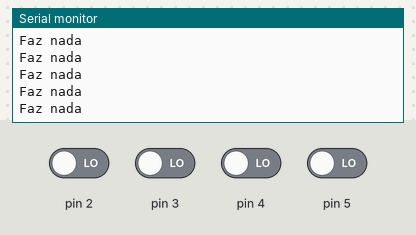
Simulated run of this program. Board: Arduino Uno, built with avr-gcc and run on an emulated ATmega328P. Shown: the last lines printed to the serial monitor. The test bench sets the inputs (shaded band); at power-on: pin 2–5 LOW.

Above: at 1.2 s.
1.3 s: pin 2 driven HIGH and pin 3 driven HIGH
At 2.0 s:
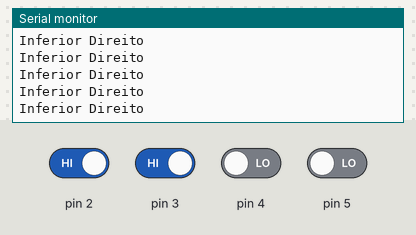
3.2 s: pin 4 driven HIGH
At 3.9 s:
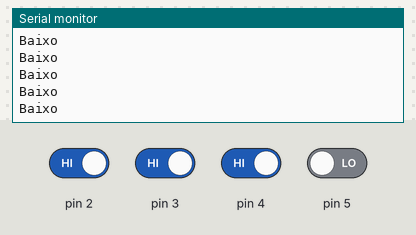
5.1 s: pin 3 driven LOW
At 5.6 s:
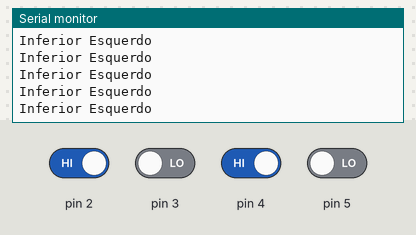
7.0 s: pin 5 driven HIGH
At 7.6 s:
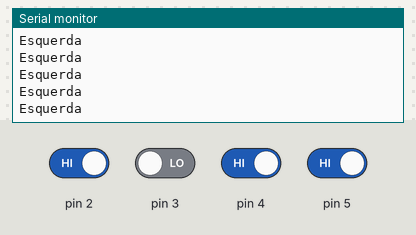
8.9 s: pin 2 driven LOW
At 9.5 s:
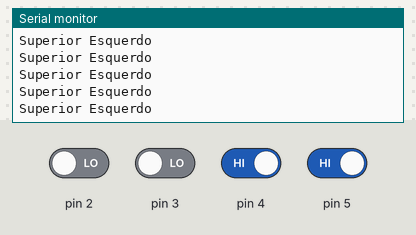
10.8 s: pin 2 driven HIGH
At 11.7 s:
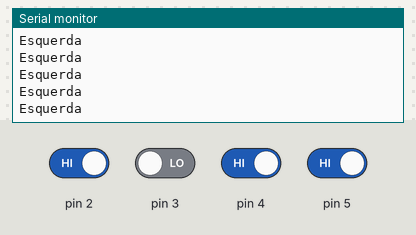

Measured:
- after the input at 1.3 s, the serial monitor: prints a new line after 0.07 s (image 1)
- after the input at 3.2 s, the serial monitor: prints a new line after 0.08 s (image 2)
- after the input at 5.1 s, the serial monitor: prints a new line after 0.07 s (image 3)
- after the input at 7.0 s, the serial monitor: prints a new line after 0.08 s (image 4)
- after the input at 8.9 s, the serial monitor: prints a new line after 0.08 s (image 5)

The program:

main.cpp
```cpp
#include <Arduino.h>

// Struck + Array + Enum + FOR- 4 Botões

typedef enum Opcao
{
  Faz_Nada = 0,
  Botao_Cima,
  Botao_Esquerda,
  Botao_Direita,
  Botao_Baixo,
  Botao_Superior_Esquerda,
  Botao_Superior_Direita,
  Botao_Inferior_Esquerda,
  Botao_Inferior_Direita

};

typedef enum enum_Botoes
{
  Cima = 0,
  Esquerda,
  Direita,
  Baixo,
  Total// contar botões
};


typedef struct Botao
{
  int estado;
  int periferico;

};
// Botao cima
// Botao esquerda
// Botao direita
// Botao baixo
Botao Botoes [Total];

int opcao = 0;

void setup()
{
//inicializar
Botoes[Cima].periferico = 2;
Botoes[Esquerda].periferico = 3;
Botoes[Direita].periferico = 4;
Botoes[Baixo].periferico = 5;

//ciclo
  //inicializar o estado a LOW
  //configurar
for(int indice =0; indice<Total; indice++)
{
Botoes[indice].estado =LOW;
// otimizou e automatizou os "pinmodes"
pinMode(Botoes[indice].periferico, INPUT);
}

Serial.begin (9600);
}

void loop( )
{
// testar se os 2 botoes não estao pressionados
if(digitalRead(Botoes[Cima].periferico)== HIGH && digitalRead(Botoes[Esquerda].periferico)==HIGH && digitalRead(Botoes[Direita].periferico)==HIGH && digitalRead(Botoes[Baixo].periferico)==HIGH)
{
  opcao = Faz_Nada;
}
  // testar se o botão Cima está a ser pressionado
if(digitalRead(Botoes[Cima].periferico) == LOW && digitalRead(Botoes[Esquerda].periferico)==HIGH && digitalRead(Botoes[Direita].periferico)==HIGH && digitalRead(Botoes[Baixo].periferico)==HIGH)
{
  opcao = Botao_Cima;
}

  // testar se o botão Esquerdo está a ser pressionado
if(digitalRead(Botoes[Cima].periferico) == HIGH && digitalRead(Botoes[Esquerda].periferico) == LOW && digitalRead(Botoes[Direita].periferico) == HIGH && digitalRead(Botoes[Baixo].periferico) == HIGH)
{
  opcao = Botao_Esquerda;
}

// testar se o botão Direito está a ser pressionado
if(digitalRead(Botoes[Cima].periferico) == HIGH && digitalRead(Botoes[Esquerda].periferico) == HIGH && digitalRead(Botoes[Direita].periferico) == LOW && digitalRead(Botoes[Baixo].periferico) == HIGH)
{
  opcao = Botao_Direita;
}

// testar se o botão Baixo está a ser pressionado
if(digitalRead(Botoes[Cima].periferico) == HIGH && digitalRead(Botoes[Esquerda].periferico) == HIGH && digitalRead(Botoes[Direita].periferico) == HIGH && digitalRead(Botoes[Baixo].periferico) == LOW)
{
  opcao = Botao_Baixo;
}
// testar se o botão Superior Esquerdo  está a ser pressionado
if(digitalRead(Botoes[Cima].periferico) == LOW && digitalRead(Botoes[Esquerda].periferico) == LOW && digitalRead(Botoes[Direita].periferico) == HIGH && digitalRead(Botoes[Baixo].periferico) == HIGH)
{
  opcao = Botao_Superior_Esquerda;
}
// testar se o botão Superior Direito  está a ser pressionado
if(digitalRead(Botoes[Cima].periferico) == LOW && digitalRead(Botoes[Esquerda].periferico) == HIGH && digitalRead(Botoes[Direita].periferico) == LOW && digitalRead(Botoes[Baixo].periferico) == HIGH)
{
  opcao = Botao_Superior_Direita;
}
// testar todos os botões  está a ser pressionado
if(digitalRead(Botoes[Cima].periferico) == HIGH && digitalRead(Botoes[Esquerda].periferico) == LOW && digitalRead(Botoes[Direita].periferico) == HIGH && digitalRead(Botoes[Baixo].periferico) == LOW)
{
  opcao = Botao_Inferior_Esquerda;
}
// testar se o botão Inferior Direito está a ser pressionado
if(digitalRead(Botoes[0].periferico) == HIGH && digitalRead(Botoes[Esquerda].periferico) == HIGH && digitalRead(Botoes[Direita].periferico) == LOW && digitalRead(Botoes[Baixo].periferico) == LOW)
{
  opcao = Botao_Inferior_Direita;
}


  switch (opcao)
  {
  case Faz_Nada:
    Serial.println("Faz nada");
    break;

  case Botao_Cima:
    Serial.println(" Cima ");
    break;

  case Botao_Esquerda:
    Serial.println("Esquerda");
    break;

  case Botao_Direita:
    Serial.println("Direita");
    break;

  case Botao_Baixo:
    Serial.println("Baixo");
    break;

  case Botao_Superior_Esquerda:
    Serial.println("Superior Esquerdo");
    break;

  case Botao_Superior_Direita:
    Serial.println("Superior Direito");
    break;
  case Botao_Inferior_Esquerda:
    Serial.println("Inferior Esquerdo");
    break;
  case Botao_Inferior_Direita:
    Serial.println("Inferior Direito");
    break;
  default:
    Serial.println("Erro");
    break;
  }
}
```

main_copy_2.cpp
```cpp
// #include <Arduino.h>

// // Struck + Array - 4 Botões

// typedef struct Botao
// {
//   int estado;
//   int periferico;

// };

// Botao Botoes[4];

// int opcao = 0;

// void setup()
// {
// Serial.begin (9600);

// // configurar o botão 1
// Botoes[0].periferico = 2;
// Botoes[0].estado = LOW;

// pinMode(Botoes[0].periferico, INPUT);

// // configurar o botão 2
// Botoes[1].periferico = 3;
// Botoes[1].estado = LOW;

// pinMode(Botoes[1].periferico, INPUT);

// // configurar o botão 3
// Botoes[2].periferico = 4;
// Botoes[2].estado = LOW;

// pinMode(Botoes[2].periferico, INPUT);

// // configurar o botão 4
// Botoes[3].periferico = 5;
// Botoes[3].estado = LOW;

// pinMode(Botoes[3].periferico, INPUT);

// }

// void loop( )
// {
// // testar se os 2 botoes não estao pressionados
// if(digitalRead(Botoes[0].periferico)== HIGH && digitalRead(Botoes[1].periferico)==HIGH && digitalRead(Botoes[2].periferico)==HIGH && digitalRead(Botoes[3].periferico)==HIGH)
// {
//   opcao = 0;
// }
//   // testar se o botão Cima está a ser pressionado
// if(digitalRead(Botoes[0].periferico) == LOW && digitalRead(Botoes[1].periferico)==HIGH && digitalRead(Botoes[2].periferico)==HIGH && digitalRead(Botoes[3].periferico)==HIGH)
// {
//   opcao = 1;
// }

//   // testar se o botão Esquerdo está a ser pressionado
// if(digitalRead(Botoes[0].periferico) == HIGH && digitalRead(Botoes[1].periferico) == LOW && digitalRead(Botoes[2].periferico) == HIGH && digitalRead(Botoes[3].periferico) == HIGH)
// {
//   opcao = 2;
// }

// // testar se o botão Direito está a ser pressionado
// if(digitalRead(Botoes[0].periferico) == HIGH && digitalRead(Botoes[1].periferico) == HIGH && digitalRead(Botoes[2].periferico) == LOW && digitalRead(Botoes[3].periferico) == HIGH)
// {
//   opcao = 3;
// }

// // testar se o botão Baixo está a ser pressionado
// if(digitalRead(Botoes[0].periferico) == HIGH && digitalRead(Botoes[1].periferico) == HIGH && digitalRead(Botoes[2].periferico) == HIGH && digitalRead(Botoes[3].periferico) == LOW)
// {
//   opcao = 4;
// }
// // testar se o botão Superior Esquerdo  está a ser pressionado
// if(digitalRead(Botoes[0].periferico) == LOW && digitalRead(Botoes[1].periferico) == LOW && digitalRead(Botoes[2].periferico) == HIGH && digitalRead(Botoes[3].periferico) == HIGH)
// {
//   opcao = 5;
// }
// // testar se o botão Superior Direito  está a ser pressionado
// if(digitalRead(Botoes[0].periferico) == LOW && digitalRead(Botoes[1].periferico) == HIGH && digitalRead(Botoes[2].periferico) == LOW && digitalRead(Botoes[3].periferico) == HIGH)
// {
//   opcao = 6;
// }
// // testar todos os botões  está a ser pressionado
// if(digitalRead(Botoes[0].periferico) == HIGH && digitalRead(Botoes[1].periferico) == LOW && digitalRead(Botoes[2].periferico) == HIGH && digitalRead(Botoes[3].periferico) == LOW)
// {
//   opcao = 7;
// }
// // testar se o botão Inferior Direito está a ser pressionado
// if(digitalRead(Botoes[0].periferico) == HIGH && digitalRead(Botoes[1].periferico) == HIGH && digitalRead(Botoes[2].periferico) == LOW && digitalRead(Botoes[3].periferico) == LOW)
// {
//   opcao = 8;
// }
// // testar se o botão Inferior Direito está a ser pressionado
// if(digitalRead(Botoes[0].periferico) == LOW && digitalRead(Botoes[1].periferico) == LOW && digitalRead(Botoes[2].periferico) == LOW && digitalRead(Botoes[3].periferico) == LOW)
// {
//   opcao = 9;
// }

//   switch (opcao)
//   {
//   case 0:
//     Serial.println("Faz nada");
//     break;

//   case 1:
//     Serial.println(" Cima ");
//     break;

//   case 2:
//     Serial.println("Esquerda");
//     break;

//   case 3:
//     Serial.println("Direita");
//     break;

//   case 4:
//     Serial.println("Baixo");
//     break;

//   case 5:
//     Serial.println("Superior Esquerdo");
//     break;

//   case 6:
//     Serial.println("Superior Direito");
//     break;
//   case 7:
//     Serial.println("Inferior Esquerdo");
//     break;
//   case 8:
//     Serial.println("Inferior Direito");
//     break;
//   default:
//     Serial.println("Erro");
//     break;
//   }
// }
```

main_copy.cpp
```cpp
// #include <Arduino.h>

// // Struck - 4 Botões

// typedef struct Botao
// {
//   int estado;
//   int periferico;

// };

// Botao b1;
// Botao b2;
// Botao b3;
// Botao b4;


// int opcao = 0;

// void setup()
// {
// Serial.begin (9600);

// // configurar o botão 1
// b1.periferico = 2;
// b1.estado = LOW;

// pinMode(b1.periferico, INPUT);

// // configurar o botão 2
// b2.periferico = 3;
// b2.estado = LOW;

// pinMode(b2.periferico, INPUT);

// // configurar o botão 3
// b3.periferico = 4;
// b3.estado = LOW;

// pinMode(b3.periferico, INPUT);

// // configurar o botão 4
// b4.periferico = 5;
// b4.estado = LOW;

// pinMode(b4.periferico, INPUT);

// }

// void loop( )
// {
// // testar se os 2 botoes não estao pressionados
// if(digitalRead(b1.periferico)== HIGH && digitalRead(b2.periferico)==HIGH && digitalRead(b3.periferico)==HIGH && digitalRead(b4.periferico)==HIGH)
// {
//   opcao = 0;
// }
//   // testar se o botão Cima está a ser pressionado
// if(digitalRead(b1.periferico) == LOW && digitalRead(b2.periferico)==HIGH && digitalRead(b3.periferico)==HIGH && digitalRead(b4.periferico)==HIGH)
// {
//   opcao = 1;
// }

//   // testar se o botão Esquerdo está a ser pressionado
// if(digitalRead(b1.periferico) == HIGH && digitalRead(b2.periferico) == LOW && digitalRead(b3.periferico) == HIGH && digitalRead(b4.periferico) == HIGH)
// {
//   opcao = 2;
// }

// // testar se o botão Direito está a ser pressionado
// if(digitalRead(b1.periferico) == HIGH && digitalRead(b2.periferico) == HIGH && digitalRead(b3.periferico) == LOW && digitalRead(b4.periferico) == HIGH)
// {
//   opcao = 3;
// }

// // testar se o botão Baixo está a ser pressionado
// if(digitalRead(b1.periferico) == HIGH && digitalRead(b2.periferico) == HIGH && digitalRead(b3.periferico) == HIGH && digitalRead(b4.periferico) == LOW)
// {
//   opcao = 4;
// }
// // testar se o botão Superior Esquerdo  está a ser pressionado
// if(digitalRead(b1.periferico) == LOW && digitalRead(b2.periferico) == LOW && digitalRead(b3.periferico) == HIGH && digitalRead(b4.periferico) == HIGH)
// {
//   opcao = 5;
// }
// // testar se o botão Superior Direito  está a ser pressionado
// if(digitalRead(b1.periferico) == LOW && digitalRead(b2.periferico) == HIGH && digitalRead(b3.periferico) == LOW && digitalRead(b4.periferico) == HIGH)
// {
//   opcao = 6;
// }
// // testar todos os botões  está a ser pressionado
// if(digitalRead(b1.periferico) == HIGH && digitalRead(b2.periferico) == LOW && digitalRead(b3.periferico) == HIGH && digitalRead(b4.periferico) == LOW)
// {
//   opcao = 7;
// }
// // testar se o botão Inferior Direito está a ser pressionado
// if(digitalRead(b1.periferico) == HIGH && digitalRead(b2.periferico) == HIGH && digitalRead(b3.periferico) == LOW && digitalRead(b4.periferico) == LOW)
// {
//   opcao = 8;
// }
// // testar se o botão Inferior Direito está a ser pressionado
// if(digitalRead(b1.periferico) == LOW && digitalRead(b2.periferico) == LOW && digitalRead(b3.periferico) == LOW && digitalRead(b4.periferico) == LOW)
// {
//   opcao = 9;
// }

//   switch (opcao)
//   {
//   case 0:
//     Serial.println("Faz nada");
//     break;

//   case 1:
//     Serial.println(" Cima ");
//     break;

//   case 2:
//     Serial.println("Esquerda");
//     break;

//   case 3:
//     Serial.println("Direita");
//     break;

//   case 4:
//     Serial.println("Baixo");
//     break;

//   case 5:
//     Serial.println("Superior Esquerdo");
//     break;

//   case 6:
//     Serial.println("Superior Direito");
//     break;
//   case 7:
//     Serial.println("Inferior Esquerdo");
//     break;
//   case 8:
//     Serial.println("Inferior Direito");
//     break;
//   default:
//     Serial.println("Erro");
//     break;
//   }
// }
```
